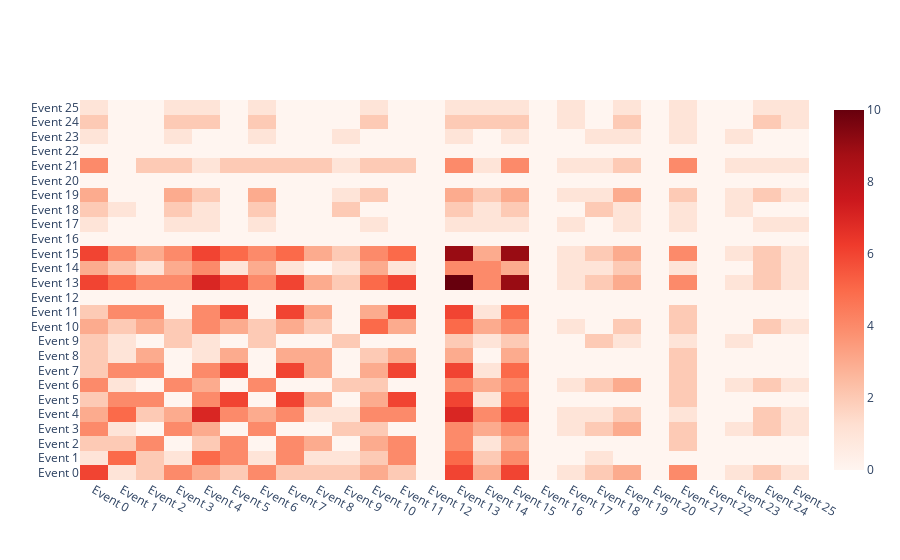

Write notebook code for a chart like this one.
### Code cell
import plotly
import plotly.graph_objects as go
xy = [f"Event {xs}" for xs in np.arange(n_events)]
fig = go.Figure(data=go.Heatmap(
                   z=co_mat,
                   x=xy,
                   y=xy,
                   hoverongaps = False,colorscale='Reds'))

fig.show()
plotly.offline.plot(fig, filename='co_mat.html')

### Figure 1 — Plotly figure (JSON) as saved in the notebook; plotly's stock layout.template omitted (floating-point values rounded to 4 significant figures; data arrays with more than 128 entries replaced by an {"elided": "..."} marker saying what was removed)
{"data": [{"colorscale": [[0, "rgb(255,245,240)"], [0.125, "rgb(254,224,210)"], [0.25, "rgb(252,187,161)"], [0.375, "rgb(252,146,114)"], [0.5, "rgb(251,106,74)"], [0.625, "rgb(239,59,44)"], [0.75, "rgb(203,24,29)"], [0.875, "rgb(165,15,21)"], [1, "rgb(103,0,13)"]], "hoverongaps": false, "type": "heatmap", "x": ["Event 0", "Event 1", "Event 2", "Event 3", "Event 4", "Event 5", "Event 6", "Event 7", "Event 8", "Event 9", "Event 10", "Event 11", "Event 12", "Event 13", "Event 14", "Event 15", "Event 16", "Event 17", "Event 18", "Event 19", "Event 20", "Event 21", "Event 22", "Event 23", "Event 24", "Event 25"], "y": ["Event 0", "Event 1", "Event 2", "Event 3", "Event 4", "Event 5", "Event 6", "Event 7", "Event 8", "Event 9", "Event 10", "Event 11", "Event 12", "Event 13", "Event 14", "Event 15", "Event 16", "Event 17", "Event 18", "Event 19", "Event 20", "Event 21", "Event 22", "Event 23", "Event 24", "Event 25"], "z": {"elided": "26x26 int values"}}], "layout": {}}
